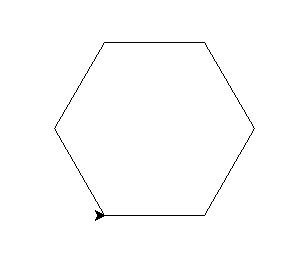

Here is the Python script that generated this plot:
from turtle import Turtle

t = Turtle()


for i in range (0,6) :
    t.forward(100)
    t.left(60)

t.screen.mainloop()
